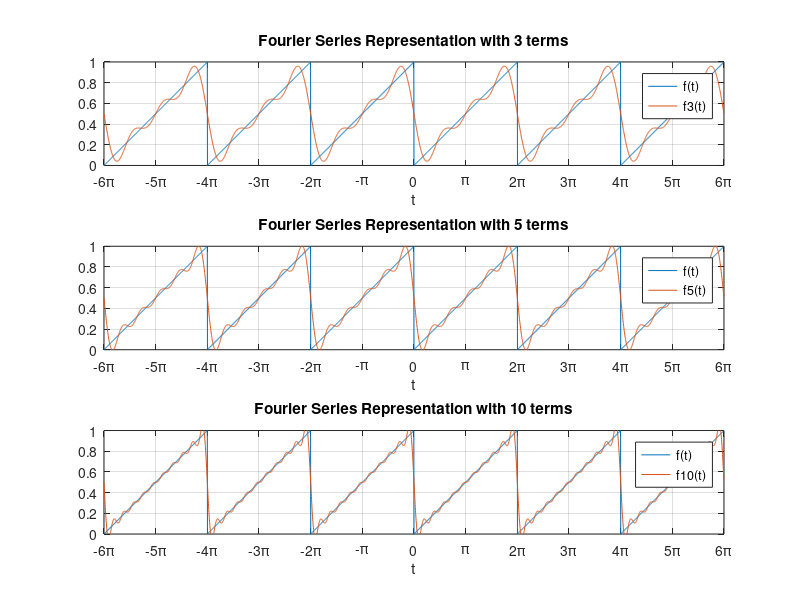

The MATLAB source for this figure:
clear
close all

% Generate sawtooth wave
s_int = 0.01;
t = -6*pi:s_int:6*pi;
f = sawtooth(t)*0.5 + 0.5;

% Solve 3 terms Fourier series
N = 3;
k = -N:1:N;
dk = 1i ./ (2 * pi * k);
dk(:,N+1) = 0.5 * 1i;
f3 = 0 * t;
for val = k
    fk = dk(:,val+N+1) .* exp(1i * val * t);
    f3 = f3 + fk;
end
f3 = f3 + 0.5;

% Solve 5 terms Fourier series
N = 5;
k = -N:1:N;
dk = 1i ./ (2 * pi * k);
dk(:,N+1) = 0.5 * 1i;
f5 = 0 * t;
for val = k
    fk = dk(:,val+N+1) .* exp(1i * val * t);
    f5 = f5 + fk;
end
f5 = f5 + 0.5;

% Solve 10 terms Fourier series
N = 10;
k = -N:1:N;
dk = 1i ./ (2 * pi * k);
dk(:,N+1) = 0.5 * 1i;
f10 = 0 * t;
for val = k
    fk = dk(:,val+N+1) .* exp(1i * val * t);
    f10 = f10 + fk;
end
f10 = f10 + 0.5;

% Plot Fourier series representations against original sawtooth
fig = figure;
subplot(3, 1, 1)
plot(t, f)
hold on
plot(t, real(f3))
xlim([-6*pi 6*pi])
ylim([0 1])
xlabel("t")
xticks([-6*pi -5*pi -4*pi -3*pi -2*pi -pi 0 pi 2*pi 3*pi 4*pi 5*pi 6*pi])
xticklabels({'-6\pi', '-5\pi', '-4\pi', '-3\pi','-2\pi','-\pi','0','\pi','2\pi','3\pi', '4\pi', '5\pi', '6\pi',})
grid("on")
title("Fourier Series Representation with 3 terms")
legend("f(t)", "f3(t)")
subplot(3, 1, 2)
plot(t, f)
hold on
plot(t, real(f5))
xlim([-6*pi 6*pi])
ylim([0 1])
xlabel("t")
xticks([-6*pi -5*pi -4*pi -3*pi -2*pi -pi 0 pi 2*pi 3*pi 4*pi 5*pi 6*pi])
xticklabels({'-6\pi', '-5\pi', '-4\pi', '-3\pi','-2\pi','-\pi','0','\pi','2\pi','3\pi', '4\pi', '5\pi', '6\pi',})
grid("on")
title("Fourier Series Representation with 5 terms")
legend("f(t)", "f5(t)")
subplot(3, 1, 3)
plot(t, f)
hold on
plot(t, real(f10))
xlim([-6*pi 6*pi])
ylim([0 1])
xlabel("t")
xticks([-6*pi -5*pi -4*pi -3*pi -2*pi -pi 0 pi 2*pi 3*pi 4*pi 5*pi 6*pi])
xticklabels({'-6\pi', '-5\pi', '-4\pi', '-3\pi','-2\pi','-\pi','0','\pi','2\pi','3\pi', '4\pi', '5\pi', '6\pi',})
grid("on")
title("Fourier Series Representation with 10 terms")
legend("f(t)", "f10(t)")

% Save figure
saveas(fig, "Sawtooth.png")